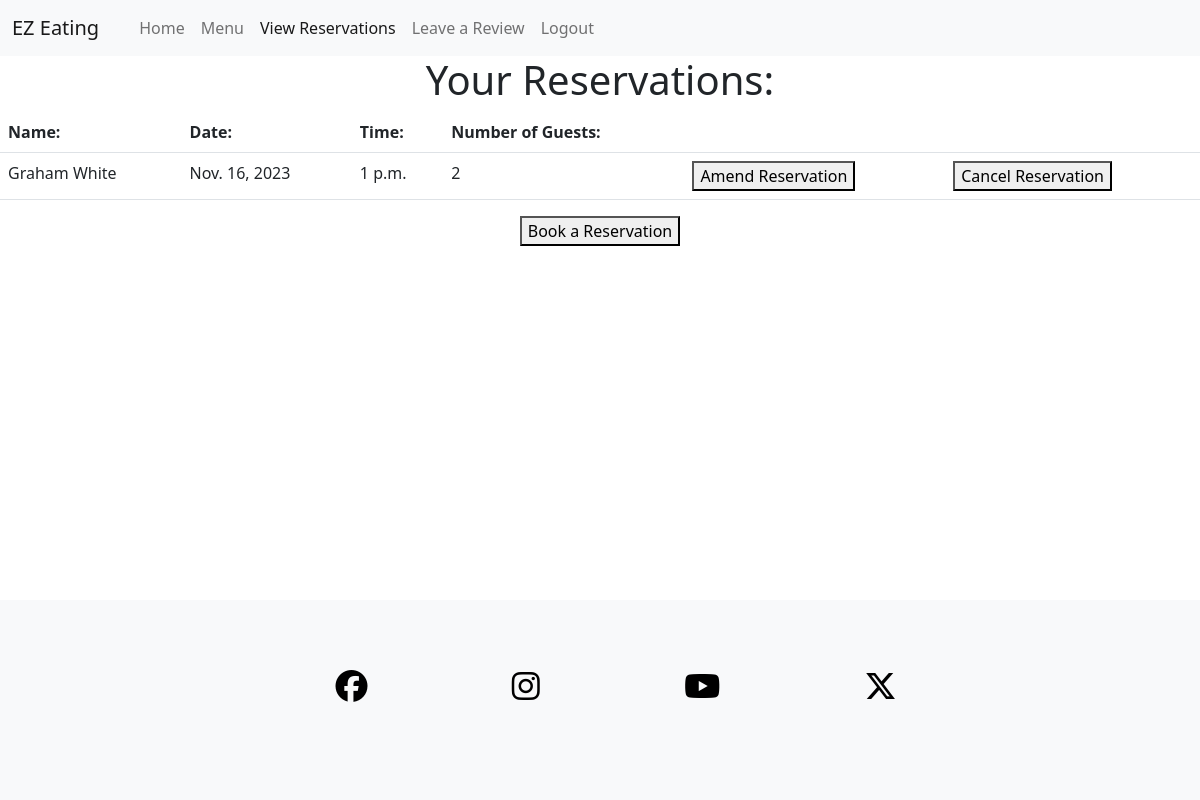
The page /booking (signed in) on the database its author committed.
### booking/models.py (models this page shows, shortened)
class Reservation(models.Model):
    name = models.CharField(max_length=50, null=False, blank=False)
    date = models.DateField(null=False, blank=False)
    time = models.TimeField(null=False, blank=False)
    guest_number = models.IntegerField(null=False, blank=False)
    user = models.ForeignKey(
        settings.AUTH_USER_MODEL, on_delete=models.CASCADE,
        blank=True, null=True
        )
    class Meta:
        unique_together = ('date', 'time',)

### booking/views.py (the view)
# urls.py: path('booking', views.get_booking_list, name='get_booking_list'),
@login_required
def get_booking_list(request):
    reservations = Reservation.objects.all()
    context = {
        'reservations': reservations
    }
    return render(request, 'booking_list.html', context)

### templates/booking_list.html
{% extends "base.html" %}
{% block nav_item_reservation %}active{% endblock nav_item_reservation %}
{% block content %}
    <h1 class="text-center">Your Reservations:</h1>
        <table class="table">
        {% for reservation in reservations %}
            {% if reservation.user == request.user %}
                <tr>
                    <th>Name:</th>
                    <th>Date:</th>
                    <th>Time:</th>
                    <th>Number of Guests:</th>
                    <th></th>
                    <th></th>
                </tr>
                <tr>
                    <td>{{ reservation.name }}</td>
                    <td>{{ reservation.date }}</td>
                    <td>{{ reservation.time }}</td>
                    <td>{{ reservation.guest_number }}</td>
                    <td>
                        <a href="/edit/{{ reservation.id }}">
                                <button>Amend Reservation</button>
                        </a>
                    </td>
                    <td>
                        <a href="/delete/{{ reservation.id }}">
                            <button>Cancel Reservation</button>
                        </a>
                    </td>
                </tr>
            {% endif %}
            {% empty %}
            <tr><td>You have no reservations!</td></tr>
        {% endfor %}
        </table>
        <div class="text-center"><a href="/create"><button>Book a Reservation</button></a></div>
{%endblock%}

### rows shown on the page
Reservation: name "Graham White", date "Nov. 16, 2023", time "1 p.m.", guest_number "2"
